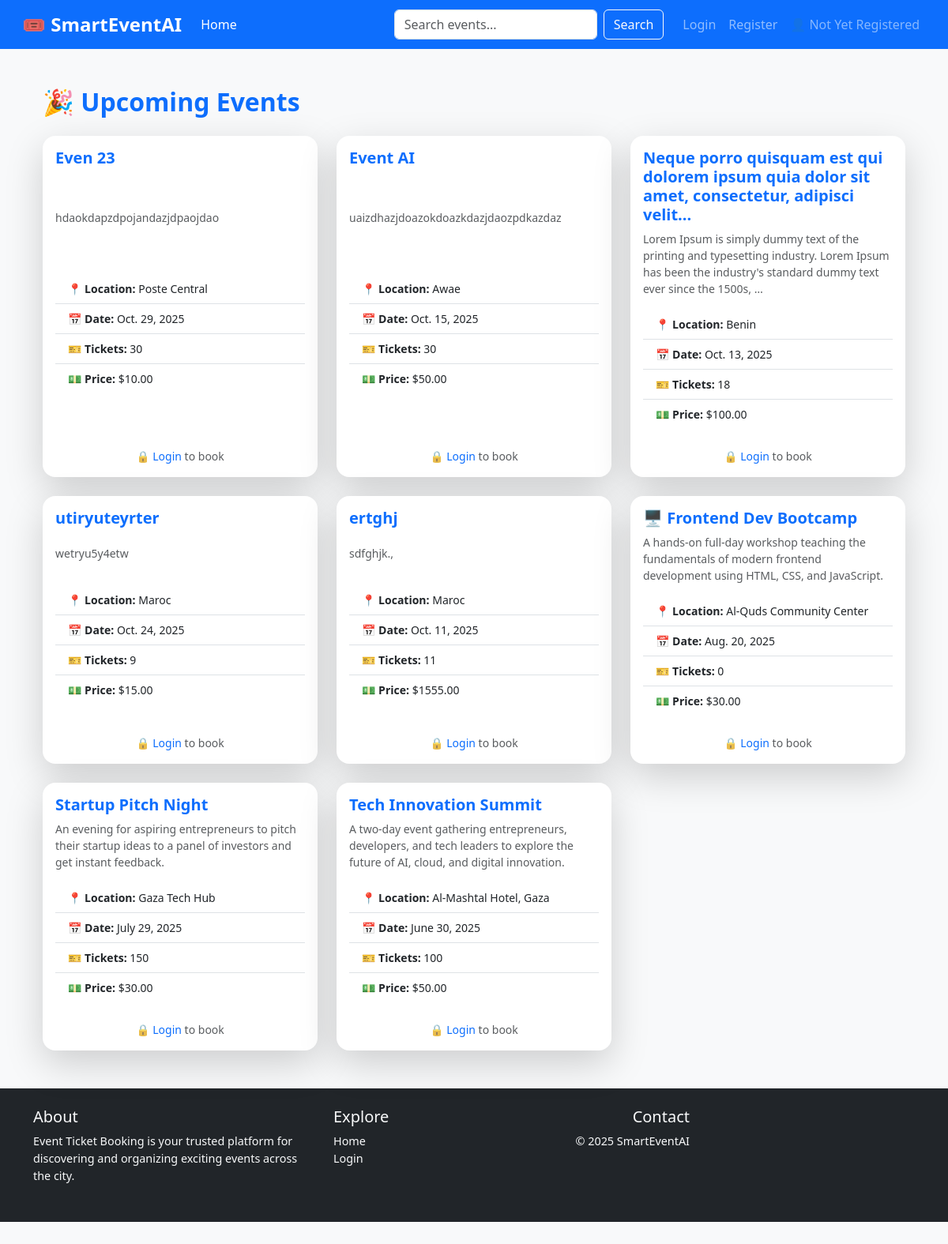
The page / on the database its author committed.
### event_service/models.py (models this page shows, shortened)
class Event(models.Model):
    title = models.CharField(max_length=200)
    description = models.TextField()
    location = models.CharField(max_length=200)
    date = models.DateField()
    ticket_price = models.DecimalField(max_digits=8, decimal_places=2, default=0.00)
    available_tickets = models.PositiveIntegerField(default=0)
    organizer = models.ForeignKey(User, on_delete=models.CASCADE)
    created_at = models.DateTimeField(auto_now_add=True)
    is_deleted = models.BooleanField(default=False)
    ambassadors = models.ManyToManyField(User, blank=True, related_name='ambassador_events')

### Event_Ticket_Booking_System/views.py (the view)
# urls.py: path('', home_view, name='home'),
def home_view(request):
    events = Event.objects.order_by('-created_at')
    return render(request, 'home.html', {'events': events})

### templates/home.html (shortened to what this page needs)
{% extends 'base.html' %}
{% load static %}
{% block content %}
<div class="container my-5">
  {% if search_query %}
    <h2 class="mb-4 text-primary">🔍 Showing results for "<span class="text-dark">{{ search_query }}</span>"</h2>
  {% else %}
    <h2 class="mb-4 text-primary">🎉 Upcoming Events</h2>
  {% endif %}
  <div class="row row-cols-1 row-cols-md-2 row-cols-lg-3 g-4">
    {% for event in events %}
    <div class="col">
      <div class="card h-100 shadow-lg border-0 rounded-4 hover-shadow">
        <div class="card-body d-flex flex-column justify-content-between">
          <h5 class="card-title text-primary fw-bold mb-2">{{ event.title }}</h5>
          <p class="card-text text-muted small mb-3">{{ event.description|truncatewords:25 }}</p>
          <ul class="list-group list-group-flush mb-3 small">
            <li class="list-group-item"><strong>📍 Location:</strong> {{ event.location }}</li>
            <li class="list-group-item"><strong>📅 Date:</strong> {{ event.date }}</li>
            <li class="list-group-item"><strong>🎫 Tickets:</strong> {{ event.available_tickets }}</li>
            <li class="list-group-item"><strong>💵 Price:</strong> ${{ event.ticket_price }}</li>
          </ul>
          {% if request.user.is_authenticated and request.user.userprofile.role == 'attendee' %}
            {% if event.available_tickets > 0 %}
              <form method="post" action="{% url 'book-ticket' event.id request.user.userprofile.secure_token %}">
                {% csrf_token %}
                <input type="hidden" name="event_title" value="{{ event.title }}">
                <input type="hidden" name="price" value="{{ event.ticket_price }}">
                <div class="input-group mb-2">
                  <a href="{% url 'event-detail' event.id %}" class="btn btn-success w-100 rounded-pill">🎟 Book Now</a>
                </div>
              </form>
            {% else %}
              <button class="btn btn-secondary w-100 rounded-pill" disabled>❌ Tickets Unavailable</button>
            {% endif %}
          {% elif request.user.is_authenticated and request.user.userprofile.role == 'organizer' %}
            <div class="alert alert-warning text-center small mt-2 rounded-pill">
              Organizers are not authorized to book tickets.
            </div>
          {% elif request.user.is_authenticated and request.user.userprofile.role == 'ambassador' %}
            <div class="alert alert-warning text-center small mt-2 rounded-pill">
              Ambassadors are not authorized to book tickets.
            </div>
          {% else %}
            <div class="text-center text-muted small mt-2">
              🔒 <a href="{% url 'login' %}" class="text-primary">Login</a> to book
            </div>
          {% endif %}
        </div>
      </div>
    </div>
    {% endfor %}
  </div>
</div>
{% endblock %}

### static/css/style.css (style rules this page uses)
body { background-color: #f8f9fa; font-family: 'Segoe UI', Tahoma, Geneva, Verdana, sans-serif; margin: 0; padding-bottom: 70px; }
h1, h2, h3, h4 { font-weight: 600; color: #0d6efd; }
a { text-decoration: none; }
.card { border: 1px solid #dee2e6; transition: transform 0.2s ease-in-out; }

### rows shown on the page
Event: title "Even 23", description "hdaokdapzdpojandazjdpaojdao", location "Poste Central", date "Oct. 29, 2025", available_tickets "30", ticket_price "10.00"
Event: title "Event AI", description "uaizdhazjdoazokdoazkdazjdaozpdkazdaz", location "Awae", date "Oct. 15, 2025", available_tickets "30", ticket_price "50.00"
Event: title "Neque porro quisquam est qui dolorem ipsum quia dolor sit amet, consectetur, adipisci velit...", description "Lorem Ipsum is simply dummy text of the printing and typesetting industry. Lorem Ipsum has been the industry's standard dummy text ever since the 1500s, …", location "Benin", date "Oct. 13, 2025", available_tickets "18", ticket_price "100.00"
Event: title "utiryuteyrter", description "wetryu5y4etw", location "Maroc", date "Oct. 24, 2025", available_tickets "9", ticket_price "15.00"
Event: title "ertghj", description "sdfghjk.,", location "Maroc", date "Oct. 11, 2025", available_tickets "11", ticket_price "1555.00"
Event: title "🖥️ Frontend Dev Bootcamp", description "A hands-on full-day workshop teaching the fundamentals of modern frontend development using HTML, CSS, and JavaScript.", location "Al-Quds Community Center", date "Aug. 20, 2025", available_tickets "0", ticket_price "30.00"
Event: title "Startup Pitch Night", description "An evening for aspiring entrepreneurs to pitch their startup ideas to a panel of investors and get instant feedback.", location "Gaza Tech Hub", date "July 29, 2025", available_tickets "150", ticket_price "30.00"
Event: title "Tech Innovation Summit", description "A two-day event gathering entrepreneurs, developers, and tech leaders to explore the future of AI, cloud, and digital innovation.", location "Al-Mashtal Hotel, Gaza", date "June 30, 2025", available_tickets "100", ticket_price "50.00"
